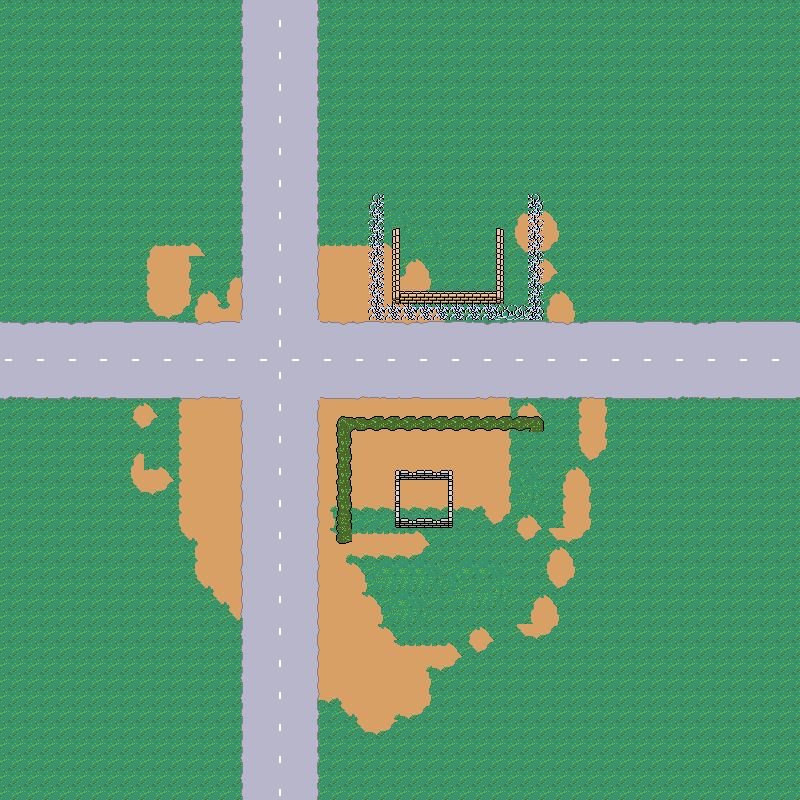

Rendered tile map (Tiled .tmx) drawn with the repository's tilesets; below, a short description and the map source with its tile grids summarised:
An orthogonal 50x50 tile map with 16x16 px tiles, 4 tile layers (floor, dirt, roads, walls).

<map version="1.10" tiledversion="1.10.2" orientation="orthogonal" renderorder="right-down" width="50" height="50" tilewidth="16" tileheight="16" infinite="0" nextlayerid="5" nextobjectid="1">
 <tileset firstgid="1" source="terrain.tsx" />
 <layer id="1" name="floor" width="50" height="50">
  <data>[2500 cells, 2500 non-empty, 1 distinct tile ids]</data>
 </layer>
 <layer id="2" name="dirt" width="50" height="50">
  <data>[2500 cells, 613 non-empty, 22 distinct tile ids]</data>
 </layer>
 <layer id="3" name="roads" width="50" height="50">
  <data>[2500 cells, 475 non-empty, 30 distinct tile ids]</data>
 </layer>
 <layer id="4" name="walls" width="50" height="50">
  <data>[2500 cells, 81 non-empty, 48 distinct tile ids]</data>
 </layer>
</map>
